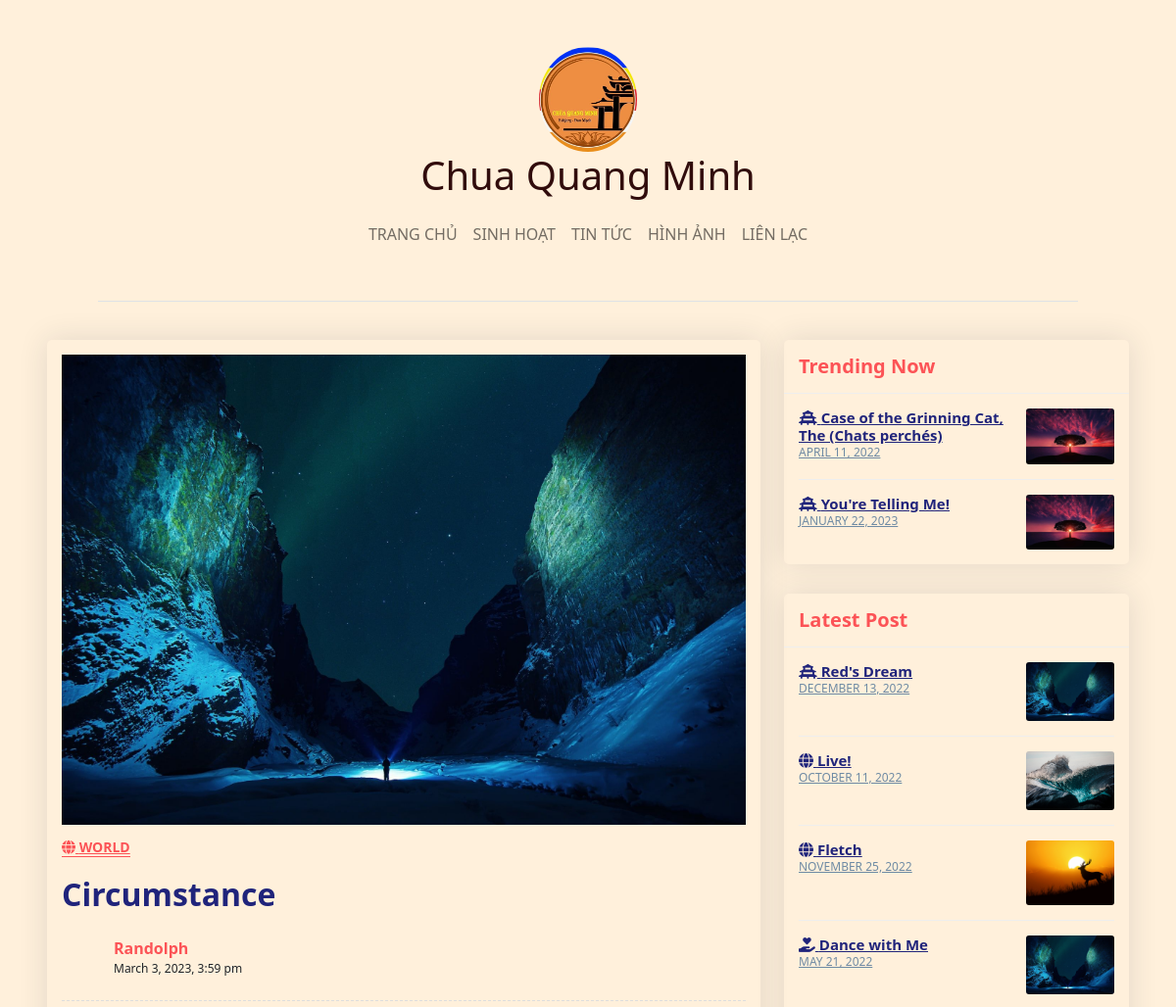
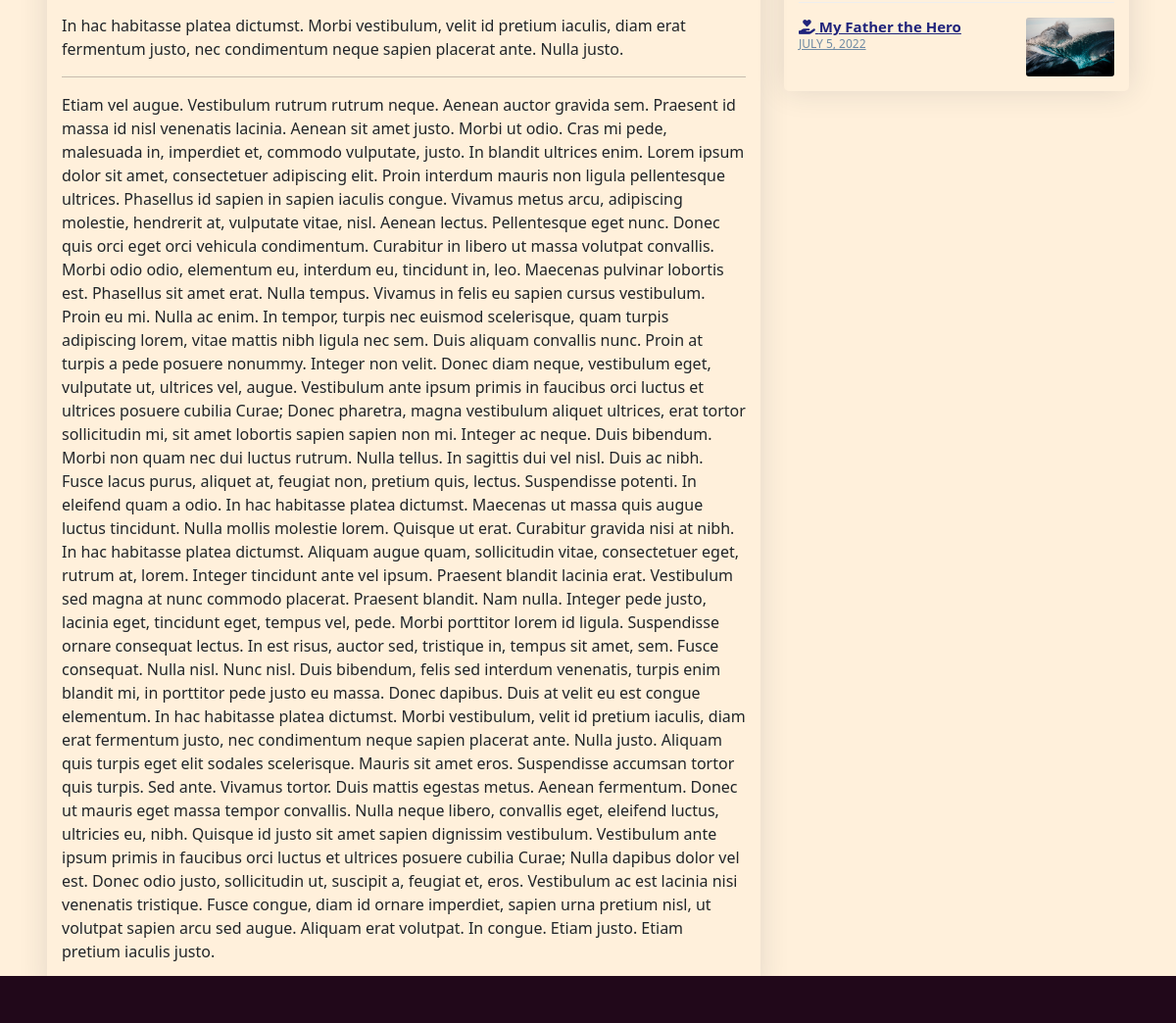
Page /article?newsID=5 on the committed database (2 pictures, top to bottom).
### tables this page shows
CREATE TABLE News
(
    newsID      INT AUTO_INCREMENT NOT NULL PRIMARY KEY,
    title       VARCHAR(255),
    author      VARCHAR(255),
    description VARCHAR(255),
    paragraph   TEXT,
    timeUpdated TIMESTAMP,
    saveDraft   BOOLEAN,
    banner      VARCHAR(500),
    hitCount    INT(10),
    newsTypeID  INT                NOT NULL,
    FOREIGN KEY (newsTypeID) REFERENCES NewsType (newsTypeID)
);

CREATE TABLE NewsType
(
    newsTypeID INT AUTO_INCREMENT NOT NULL PRIMARY KEY,
    typeName   VARCHAR(255),
    icon       VARCHAR(255)
);

### model/ArticleModel.php (called while the page is built, shortened)
<?php
$newsID = $_GET['newsID'];
$getArticle  = "SELECT * FROM News n, NewsType nt WHERE n.newsTypeID = nt.newsTypeID AND  newsID = $newsID";
$allArticles = "SELECT * FROM News n, NewsType nt WHERE n.newsTypeID = nt.newsTypeID AND NOT newsID = $newsID ORDER BY RAND() LIMIT 5 ";
$treding = "SELECT * FROM News n, NewsType nt WHERE n.newsTypeID = nt.newsTypeID AND NOT newsID = $newsID ORDER BY hitCount desc LIMIT 2";

### controller/ArticleController.php (called while the page is built, shortened)
<?php
$articleResult = $conn->query($getArticle);
$allArcticles = $conn->query($allArticles);
$CounterResult = $conn->query($treding);
            ?>

### view/article.php (the view, shortened to what this page needs)
<?php
require("rootPath.php");
require $rootPath . "model/ArticleModel.php";
require $rootPath . "controller/ArticleController.php";
?>
<?php
while ($row = $articleResult->fetch(PDO::FETCH_ASSOC)) {
    ?>
    <div class="row align-items-start">
        <div class="col-lg-8 m-15px-tb">
            <article class="article">
                <div class="bg-image"
                     style="background-image: url('assets/banner/<?php echo $row['banner'] ?>');">
                </div>
                <div class="article-title">
                    <h6><a href="/news?action=news&newsTypeID=<?php echo $row['newsTypeID'] ?>"><i
                                    class="<?php echo $row['icon'] ?>"></i> <?php echo $row['typeName'] ?></a></h6>
                    <h2><?php echo $row['title'] ?></h2>
                    <div class="media">
                        <div class="avatar">
                        </div>
                        <div class="media-body">
                            <label><?php echo $row['author'] ?></label>
                            <span><?php
                                $today = date("F j, Y, g:i a", strtotime($row['timeUpdated']));
                                echo $today;
                                ?></span>
                        </div>
                    </div>
                </div>
                <div class="article-content">
                    <p><?php echo $row['description'] ?></p>
                    <hr>
                    <p><?php echo $row['paragraph'] ?></p>
                </div>
            </article>
        </div>
        <div class="col-lg-4 m-15px-tb blog-aside">
            <div class="widget widget-post">
                <div class="widget-title">
                    <h3>Trending Now</h3>
                </div>
                <div class="widget-body">
                    <?php
                    while ($row = $CounterResult->fetch(PDO::FETCH_ASSOC)) {
                        ?>
                        <div class="latest-post-aside media">
                            <div class="lpa-left media-body">
                                <div class="lpa-title">
                                    <h5><a href="/article?newsID=<?php echo $row['newsID']; ?>"><i
                                                    class="<?php echo $row['icon'] ?>"></i>
                                            <?php echo $row['title'] ?></a></h5>
                                </div>
                                <div class="lpa-meta">
                                    <a class="date" href="#">
                                        <?php
                                        $today = date("F j, Y", strtotime($row['timeUpdated']));
                                        echo $today;
                                        ?>
                                    </a>
                                </div>
                            </div>
                            <div class="lpa-right">
                                <a href="#">
                                    <img src="assets/banner/<?php echo $row['banner'] ?>" title="" alt="">
                                </a>
                            </div>
                        </div>
                    <?php } ?>
                </div>
            </div>
            <div class="widget widget-latest-post">
                <div class="widget-title">
                    <h3>Latest Post</h3>
                </div>
                <div class="widget-body">
                    <?php
                    while ($row = $allArcticles->fetch(PDO::FETCH_ASSOC)) {
                        ?>
                        <div class="latest-post-aside media">
                            <div class="lpa-left media-body">
                                <div class="lpa-title">
                                    <h5><a href="/article?newsID=<?php echo $row['newsID']; ?>"><i
                                                    class="<?php echo $row['icon'] ?>"></i>
                                            <?php echo $row['title'] ?></a></h5>
                                </div>
                                <div class="lpa-meta">
                                    <a class="date" href="#">
                                        <?php
                                        $today = date("F j, Y", strtotime($row['timeUpdated']));
                                        echo $today;
                                        ?>
                                    </a>
                                </div>
                            </div>
                            <div class="lpa-right">
                                <a href="#">
                                    <img src="assets/banner/<?php echo $row['banner'] ?>" title="" alt="">
                                </a>
                            </div>
                        </div>
                    <?php } ?>
                </div>
            </div>
        </div>
    </div>
<?php } ?>

### styles/index.css (style rules this page uses)
.blog-aside .widget { box-shadow: 0 0 30px rgba(31, 45, 61, 0.125); border-radius: 5px; overflow: hidden; margin-top: 15px; margin-bottom: 15px; width: 100%; display: inline-block; vertical-align: top; }
.blog-aside .widget-body { padding: 15px; }
.blog-aside .widget-title { padding: 15px; border-bottom: 1px solid #eee; }
.blog-aside .widget-title h3 { font-size: 20px; font-weight: 700; color: #fc5356; margin: 0; }
.blog-aside .latest-post-aside + .latest-post-aside { border-top: 1px solid #eee; padding-top: 15px; margin-top: 15px; }
.blog-aside .latest-post-aside .lpa-right { width: 90px; }
.blog-aside .latest-post-aside .lpa-right img { border-radius: 3px; }
.blog-aside .latest-post-aside .lpa-left { padding-right: 15px; }
.blog-aside .latest-post-aside .lpa-title h5 { margin: 0; font-size: 15px; }
.blog-aside .latest-post-aside .lpa-title a { color: #20247b; font-weight: 600; }
.blog-aside .latest-post-aside .lpa-meta a { color: #6F8BA4; font-size: 12px; text-transform: uppercase; display: inline-block; margin-right: 10px; }
.article { box-shadow: 0 0 30px rgba(31, 45, 61, 0.125); border-radius: 5px; overflow: hidden; padding: 15px; margin: 15px 0 30px; }
.article .article-title { padding: 15px 0 20px; }
.article .article-title h6 { font-size: 14px; font-weight: 700; margin-bottom: 20px; }
.article .article-title h6 a { text-transform: uppercase; color: #fc5356; border-bottom: 1px solid #fc5356; }
.article .article-title h2 { color: #20247b; font-weight: 600; }
.article .article-title .media { padding-top: 15px; border-bottom: 1px dashed #ddd; padding-bottom: 20px; }
.article .article-title .media .avatar { width: 45px; height: 45px; border-radius: 50%; overflow: hidden; }
.article .article-title .media .media-body { padding-left: 8px; }
.article .article-title .media .media-body label { font-weight: 600; color: #fc5356; margin: 0; }
.article .article-title .media .media-body span { display: block; font-size: 12px; }
img { max-width: 100%; }
img { vertical-align: middle; border-style: none; }
.bg-image { height: 30rem; object-fit: cover; background-size: 100% 100%; background-repeat: no-repeat; }

### rows in the picture
news: banner (picture), newsTypeID.typeName "WORLD", title "Circumstance", author "Randolph", timeUpdated "March 3, 2023, 3:59 pm", description "In hac habitasse platea dictumst. Morbi vestibulum, velit id pretium iaculis, diam erat fermentum justo, nec condimentum neque sapien placerat ante. Nulla justo.", paragraph "Etiam vel augue. Vestibulum rutrum rutrum neque. Aenean auctor gravida sem. Praesent id massa id nisl venenatis lacinia. Aenean sit amet justo. Morbi ut odio. Cras mi pede, malesuada in, imperdiet et, commodo vulputate, justo. In blandit ultrices enim. Lorem ipsum dolor sit amet, consectetuer adipiscing elit. Proin interdum mauris non ligula pellentesque ultrices. Phasellus id sapien in sapien iaculis congue. Vivamus metus arcu, adipiscing molestie, hendrerit at, vulputate vitae, nisl. Aenean lectus. Pellentesque eget nunc. Donec quis orci eget orci vehicula condimentum. Curabitur in libero ut massa volutpat convallis. Morbi odio odio, elementum eu, interdum eu, tincidunt in, leo. Maecenas…"
news: title "Case of the Grinning Cat, The (Chats perchés)", timeUpdated "APRIL 11, 2022", banner (picture)
news: title "You're Telling Me!", timeUpdated "JANUARY 22, 2023", banner (picture)
news: title "Red's Dream", timeUpdated "DECEMBER 13, 2022", banner (picture)
news: title "Live!", timeUpdated "OCTOBER 11, 2022", banner (picture)
news: title "Fletch", timeUpdated "NOVEMBER 25, 2022", banner (picture)
news: title "Dance with Me", timeUpdated "MAY 21, 2022", banner (picture)
news: title "My Father the Hero", timeUpdated "JULY 5, 2022", banner (picture)
